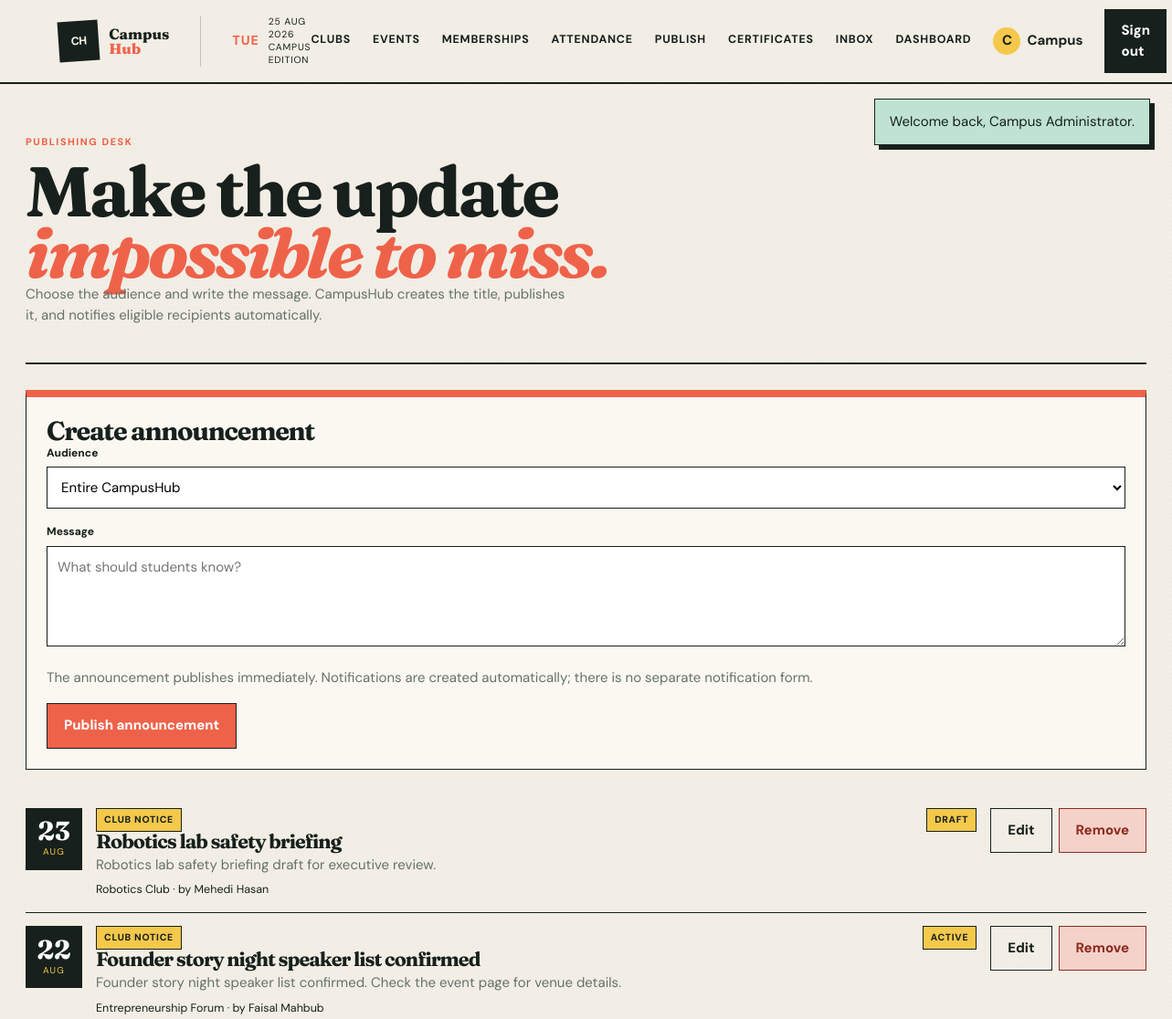
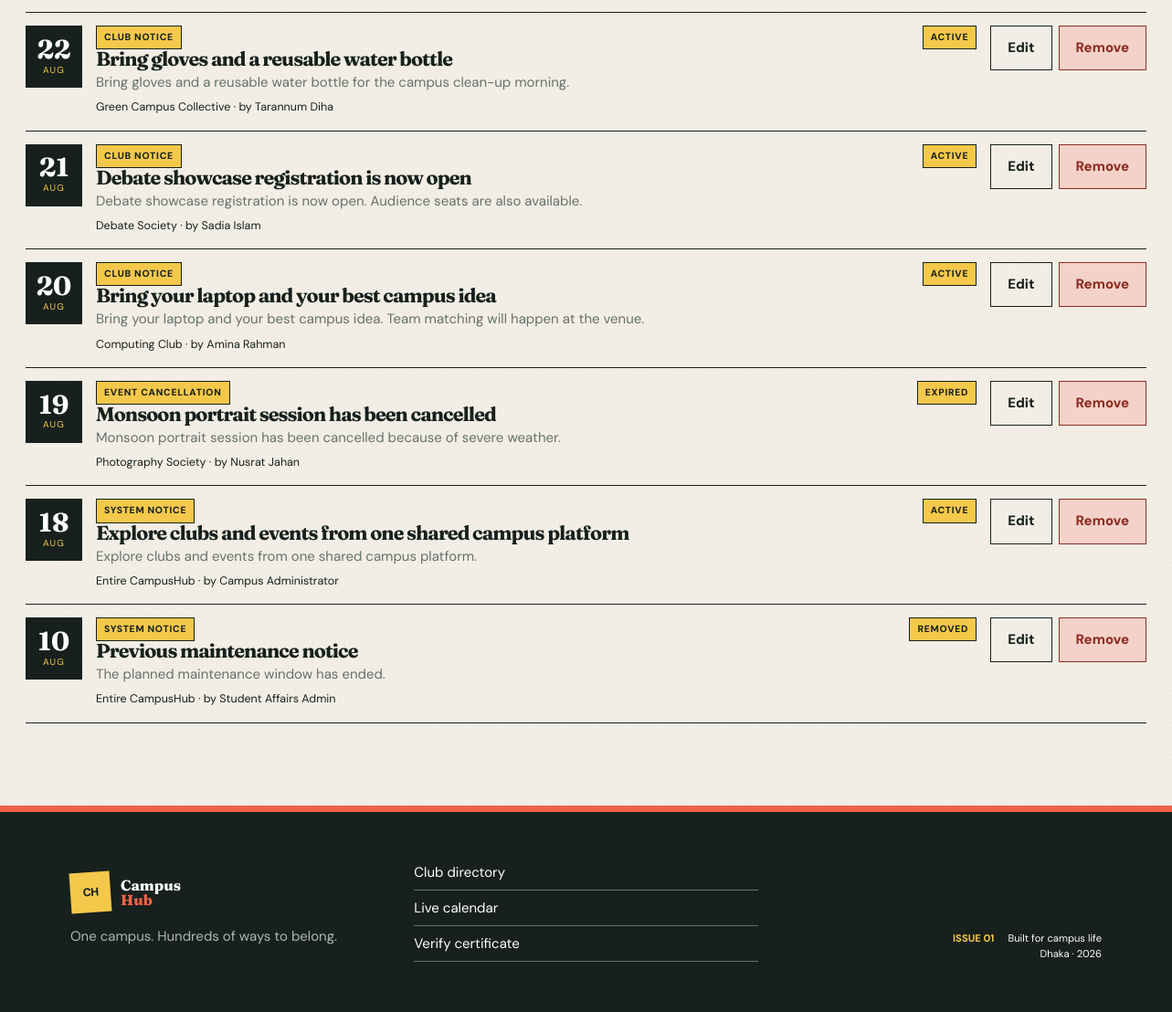
Page /announcements.php (signed in) on the committed database (2 pictures, top to bottom).
### tables this page shows
CREATE TABLE users (
  user_id BIGINT UNSIGNED AUTO_INCREMENT PRIMARY KEY,
  full_name VARCHAR(120) NOT NULL,
  email VARCHAR(190) NOT NULL UNIQUE,
  password_hash VARCHAR(255) NOT NULL,
  phone VARCHAR(30) NULL,
  role ENUM('Student','Admin') NOT NULL DEFAULT 'Student',
  profile_picture VARCHAR(255) NULL,
  status ENUM('Active','Suspended','Deactivated') NOT NULL DEFAULT 'Active',
  created_at TIMESTAMP NOT NULL DEFAULT CURRENT_TIMESTAMP
);

CREATE TABLE announcement (
  announcement_id BIGINT UNSIGNED AUTO_INCREMENT PRIMARY KEY,
  publisher_user_id BIGINT UNSIGNED NOT NULL,
  club_id BIGINT UNSIGNED NULL,
  title VARCHAR(180) NOT NULL,
  message TEXT NOT NULL,
  announcement_type ENUM('Club Notice','Event Update','Event Cancellation','Registration Extension','Meeting Notice','System Notice') NOT NULL,
  published_at TIMESTAMP NOT NULL DEFAULT CURRENT_TIMESTAMP,
  expiry_date DATE NULL,
  status ENUM('Draft','Active','Expired','Removed') NOT NULL DEFAULT 'Active',
  notified_at DATETIME NULL,
  CONSTRAINT fk_announcement_publisher FOREIGN KEY (publisher_user_id) REFERENCES users(user_id),
  CONSTRAINT fk_announcement_club FOREIGN KEY (club_id) REFERENCES clubs(club_id) ON DELETE CASCADE,
  INDEX idx_announcement_active (status, expiry_date)
);

CREATE TABLE clubs (
  club_id BIGINT UNSIGNED AUTO_INCREMENT PRIMARY KEY,
  club_name VARCHAR(140) NOT NULL UNIQUE,
  description TEXT NOT NULL,
  category VARCHAR(80) NOT NULL,
  logo VARCHAR(255) NULL,
  contact_information VARCHAR(190) NULL,
  status ENUM('Pending','Active','Suspended') NOT NULL DEFAULT 'Pending',
  created_at TIMESTAMP NOT NULL DEFAULT CURRENT_TIMESTAMP,
  INDEX idx_club_category_status (category, status)
);

### includes/functions.php (called while the page is built, shortened)
<?php
function e(?string $value): string
{
    return htmlspecialchars($value ?? '', ENT_QUOTES, 'UTF-8');
}
function user(): ?array
{
    return $_SESSION['user'] ?? null;
}
function is_admin(): bool
{
    return (user()['role'] ?? '') === 'Admin';
}
function pull_flashes(): array
{
    $messages = $_SESSION['flash'] ?? [];
    return $messages;
}
function active_page(string $file): string
{
    return basename($_SERVER['PHP_SELF']) === $file ? 'active' : '';
}
function managed_clubs(): array
{
    if (is_admin()) return db()->query("SELECT club_id, club_name FROM clubs WHERE status='Active' ORDER BY club_name")->fetchAll();
    $marks = implode(',', array_fill(0, count(executive_roles()), '?'));
    $stmt = db()->prepare("SELECT c.club_id,c.club_name FROM club_membership cm JOIN clubs c ON c.club_id=cm.club_id WHERE cm.student_user_id=? AND cm.approval_status='Approved' AND cm.membership_status='Active' AND cm.member_role IN ($marks) ORDER BY c.club_name");
    $stmt->execute(array_merge([(int) user()['user_id']], executive_roles()));
    return $stmt->fetchAll();
}

### config/database.php (called while the page is built, shortened)
<?php
function db(): PDO
{
    static $pdo = null;
    if ($pdo instanceof PDO) {
        return $pdo;
    }
    $dsn = sprintf('mysql:host=%s;port=%s;dbname=%s;charset=utf8mb4', DB_HOST, DB_PORT, DB_NAME);
    try {
        $pdo = new PDO($dsn, DB_USER, DB_PASS, [
            PDO::ATTR_ERRMODE => PDO::ERRMODE_EXCEPTION,
            PDO::ATTR_DEFAULT_FETCH_MODE => PDO::FETCH_ASSOC,
            PDO::ATTR_EMULATE_PREPARES => false,
        ]);
    } catch (PDOException $exception) {
        http_response_code(500);
        exit('Database connection failed. Import database/schema.sql and database/seed.sql in phpMyAdmin, then check config/database.php.');
    }
    return $pdo;
}

### announcements.php (the view, shortened to what this page needs)
<?php
require_once __DIR__.'/includes/bootstrap.php';require_login();$clubs=managed_clubs();if(!$clubs&&!is_admin()){http_response_code(403);exit('You do not manage an active club.');}
$edit=null;
if(is_admin())$items=db()->query("SELECT a.*,c.club_name,u.full_name FROM announcement a LEFT JOIN clubs c ON c.club_id=a.club_id JOIN users u ON u.user_id=a.publisher_user_id ORDER BY a.published_at DESC")->fetchAll();else{$ids=array_column($clubs,'club_id');$in=implode(',',array_fill(0,count($ids),'?'));$s=db()->prepare("SELECT a.*,c.club_name,u.full_name FROM announcement a JOIN clubs c ON c.club_id=a.club_id JOIN users u ON u.user_id=a.publisher_user_id WHERE a.club_id IN ($in) ORDER BY a.published_at DESC");$s->execute($ids);$items=$s->fetchAll();}
$pageTitle='Announcements';require __DIR__.'/includes/header.php';?>
<section class="page-shell"><div class="page-head"><div><span class="eyebrow">PUBLISHING DESK</span><h2>Make the update<br><span class="accent-script">impossible to miss.</span></h2><p>Choose the audience and write the message. CampusHub creates the title, publishes it, and notifies eligible recipients automatically.</p></div></div>
<form class="card editor-card" method="post" data-ajax="api/announcement.php"><h3><?=$edit?'Edit announcement':'Create announcement'?></h3><div class="field"><label>Audience</label><select name="club_id"><?php if(is_admin()):?><option value="" <?=($edit&&$edit['club_id']===null)?'selected':''?>>Entire CampusHub</option><?php endif;?></select></div><div class="field"><label>Message</label><textarea name="message" required maxlength="500" placeholder="What should students know?"></textarea></div><p class="muted">The announcement publishes immediately. Notifications are created automatically; there is no separate notification form.</p><button class="button button-primary"><?=$edit?'Save changes':'Publish announcement'?></button></form>
<div class="agenda announcement-list"><?php foreach($items as $a):?><article data-announcement="<?=$a['announcement_id']?>"><div class="event-date-block"><strong><?=e(date('d',strtotime($a['published_at'])))?></strong><span><?=e(strtoupper(date('M',strtotime($a['published_at']))))?></span></div><div><span class="card-tag"><?=e($a['announcement_type'])?></span><h3><?=e($a['title'])?></h3><p><?=e($a['message'])?></p><small><?=e($a['club_name']??'Entire CampusHub')?> · by <?=e($a['full_name'])?></small></div><span class="badge"><?=e($a['status'])?></span><div class="actions"><a class="button button-quiet" href="announcements.php?edit=<?=$a['announcement_id']?>">Edit</a><form method="post" data-ajax="api/announcement.php"><input type="hidden" name="csrf" value="<?=e(csrf_token())?>"><input type="hidden" name="announcement_id" value="<?=$a['announcement_id']?>"><button class="button button-danger" name="action" value="remove" data-confirm="Remove this announcement?">Remove</button></form></div></article><?php endforeach;?></div></section><?php require __DIR__.'/includes/footer.php';?>

### includes/header.php (shortened to what this page needs)
<?php
$currentUser = user();
$managedNavigation = $currentUser ? managed_clubs() : [];
$unreadCount = $currentUser ? unread_notification_count() : 0;
?>
<!doctype html>
<html lang="en">
<head>
    <link rel="stylesheet" href="assets/style.css">
    <link rel="stylesheet" href="assets/expansion.css">
</head>
<body>
<header class="site-header">
    <a class="brand" href="index.php"><span class="brand-mark">CH</span><span>Campus<br><em>Hub</em></span></a>
    <div class="issue-stamp"><strong><?= e(strtoupper(date('D'))) ?></strong><span><?= e(date('d M Y')) ?><br>Campus edition</span></div>
    <nav class="nav-links" aria-label="Primary navigation">
        <a class="<?= active_page('clubs.php') ?>" href="clubs.php">Clubs</a>
        <a class="<?= active_page('events.php') ?>" href="events.php">Events</a>
        <?php if ($currentUser): ?>
            <a class="<?= active_page('memberships.php') ?>" href="memberships.php">Memberships</a>
            <?php if ($managedNavigation): ?><a class="<?= active_page('attendance.php') ?>" href="attendance.php">Attendance</a><a class="<?= active_page('announcements.php') ?>" href="announcements.php">Publish</a><?php endif; ?>
            <a class="<?= active_page('certificates.php') ?>" href="certificates.php">Certificates</a>
            <a class="nav-notice <?= active_page('notifications.php') ?>" href="notifications.php">Inbox<?php if($unreadCount):?><b data-unread-count><?=$unreadCount?></b><?php endif;?></a>
            <a class="<?= active_page('dashboard.php') ?>" href="dashboard.php">Dashboard</a>
            <a class="profile-link" href="dashboard.php"><span><?= e(strtoupper(substr($currentUser['full_name'],0,1))) ?></span><?= e(explode(' ',$currentUser['full_name'])[0]) ?></a>
            <a class="button button-ink" href="logout.php">Sign out</a>
        <?php else: ?>
            <a href="login.php">Sign in</a>
            <a class="button button-coral" href="signup.php">Join CampusHub ↗</a>
        <?php endif; ?>
    </nav>
</header>
<main>
<?php foreach (pull_flashes() as $message): ?>
    <div class="flash flash-<?= e($message['type']) ?>" role="status"><?= e($message['message']) ?></div>
<?php endforeach; ?>

### rows in the picture
users: full_name "C", full_name "Campus"
announcement: published_at "23", published_at "AUG", announcement_type "CLUB NOTICE", title "Robotics lab safety briefing", message "Robotics lab safety briefing draft for executive review.", club.club_name "Robotics Club", publisher_user.full_name "Mehedi Hasan", status "DRAFT"
announcement: published_at "22", published_at "AUG", announcement_type "CLUB NOTICE", title "Founder story night speaker list confirmed", message "Founder story night speaker list confirmed. Check the event page for venue details.", club.club_name "Entrepreneurship Forum", publisher_user.full_name "Faisal Mahbub", status "ACTIVE"
announcement: published_at "22", published_at "AUG", announcement_type "CLUB NOTICE", title "Bring gloves and a reusable water bottle", message "Bring gloves and a reusable water bottle for the campus clean-up morning.", club.club_name "Green Campus Collective", publisher_user.full_name "Tarannum Diha", status "ACTIVE"
announcement: published_at "21", published_at "AUG", announcement_type "CLUB NOTICE", title "Debate showcase registration is now open", message "Debate showcase registration is now open. Audience seats are also available.", club.club_name "Debate Society", publisher_user.full_name "Sadia Islam", status "ACTIVE"
announcement: published_at "20", published_at "AUG", announcement_type "CLUB NOTICE", title "Bring your laptop and your best campus idea", message "Bring your laptop and your best campus idea. Team matching will happen at the venue.", club.club_name "Computing Club", publisher_user.full_name "Amina Rahman", status "ACTIVE"
announcement: published_at "19", published_at "AUG", announcement_type "EVENT CANCELLATION", title "Monsoon portrait session has been cancelled", message "Monsoon portrait session has been cancelled because of severe weather.", club.club_name "Photography Society", publisher_user.full_name "Nusrat Jahan", status "EXPIRED"
announcement: published_at "18", published_at "AUG", announcement_type "SYSTEM NOTICE", title "Explore clubs and events from one shared campus platform", message "Explore clubs and events from one shared campus platform.", club_name "Entire CampusHub", publisher_user.full_name "Campus Administrator", status "ACTIVE"
announcement: published_at "10", published_at "AUG", announcement_type "SYSTEM NOTICE", title "Previous maintenance notice", message "The planned maintenance window has ended.", club_name "Entire CampusHub", publisher_user.full_name "Student Affairs Admin", status "REMOVED"

### other values in the picture
$message['message'] "Welcome back, Campus Administrator."
